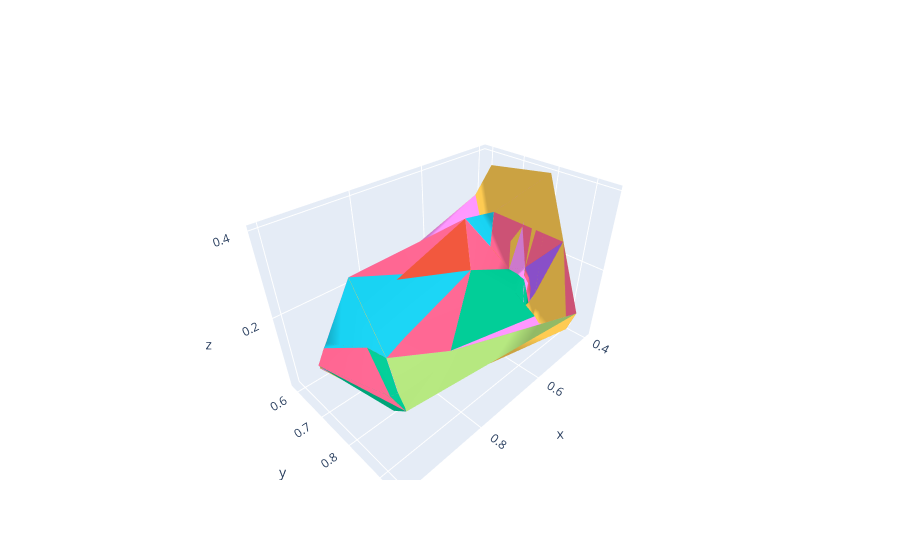
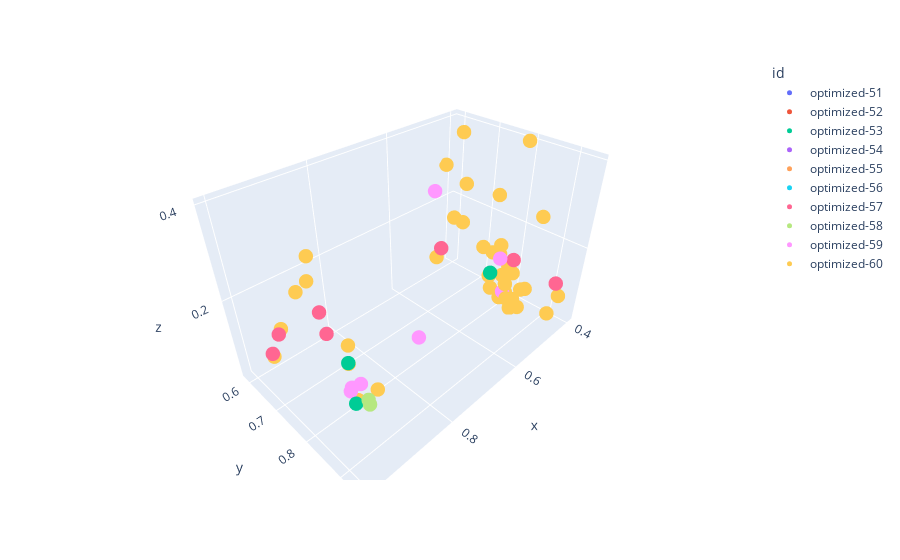

The cell these charts' notebook holds for them, in order:
### Markdown cell above
Espacio de los objetivos con soluciones no dominadas

### Code cell
def plot_object_space(ini=1, end=61):
    fig = go.Figure()
    graphs = []
    individuals = np.empty((0,3))
    ids_pareto = []
    for i in range(ini,end):    
        id_front = f"optimized-{i}"
        
        # se extraen los individuos
        inds = load_object_space_ros_non_dom(id_front, 0)
        individuals = np.vstack((individuals, inds))

        # id de los ind
        ids_pareto += [id_front]*inds.shape[0]
        # Mesh3d
        # Surface
        graphs.append(go.Mesh3d(name=id_front,z=inds[:,2], x=inds[:,0], y=inds[:,1], showscale=False))


    # fig = go.Figure(data=[go.Mesh3d(x=data["x"], y=data["y"], z=data["z"], color='lightpink', opacity=0.50)])
    fig = go.Figure(graphs)
    fig.show()

    data = pd.DataFrame({"id":ids_pareto, "x":individuals[:,0], "y":individuals[:,1], "z":individuals[:,2]})
    fig = px.scatter_3d(data, x="x", y="y", z="z",color="id")
    fig.update_traces(marker_size = 5)
    fig.show()



plot_object_space(ini=51,end=61)
